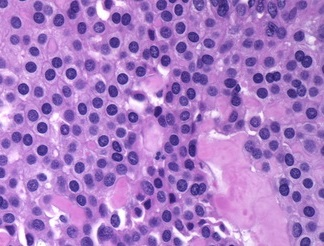
#> input picture DIPFall2023_Joyce_Mikey_Assignment5/images/GlomusTumor6_crp2.jpg, 324 x 246 px
$ python main.py
#> lines starting #> are read from the running program, lines starting #| are printed output that depends on the picture; after the words box and inside, x2 and y2 are one past the last pixel; in counts of white or black regions, pixels touching at a corner belong together
import numpy as np
import cv2
import matplotlib.pyplot as plt
from sklearn.cluster import KMeans
from statistics import mode

if __name__ == '__main__':
    img = '../images/GlomusTumor6_crp2.jpg'
    img = cv2.imread(img, cv2.IMREAD_UNCHANGED)
#> img is the input picture: shape (246, 324, 3); mean B, G, R 198.1, 122.7, 169.5
    img = cv2.bilateralFilter(img, 9, 50, 50)

    plt.imshow(cv2.cvtColor(img, cv2.COLOR_BGR2RGB))
    plt.show()

    img_b, img_g, img_r = cv2.split(img)
    img_b, img_g, img_r = img_b.flatten(), img_g.flatten(), img_r.flatten()
    data = np.column_stack((img_b, img_g, img_r))

    while True:
        kmeans = KMeans(n_clusters=2)
        kmeans.fit(data)
        clusters = kmeans.labels_
        centers = kmeans.cluster_centers_

        if mode(clusters) == 0:
            break

    fig = plt.figure()
    ax = fig.add_subplot(111, projection='3d')
    ax.scatter(data[:, 0], data[:, 1], data[:, 2], c=clusters, cmap='viridis')
    ax.scatter(centers[:, 0], centers[:, 1], centers[:, 2], c='red', marker='x', label='centers')
    plt.legend()
    plt.title('KMeans Clustering')
    plt.show()

    img_gray = cv2.cvtColor(img, cv2.COLOR_BGR2GRAY)
    img_x, img_y = img_gray.shape
#> img_x = 246; img_y = 324
    img_gray = img_gray.flatten()
    for i in range(len(img_gray)):
        if clusters[i] == 0:
            img_gray[i] = 0
        else:
            img_gray[i] = 255
    img_gray = img_gray.reshape(img_x, img_y)
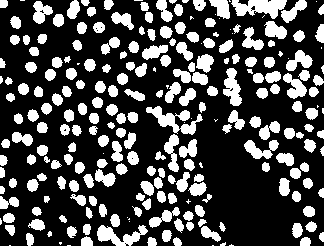
#> img_gray: shape (246, 324); 28.9% white; 246 white regions (38 under 20 px), largest, box (x1, y1, x2, y2) and area: (231, 0, 287, 19) 655, (146, 106, 203, 135) 647, (97, 225, 148, 246) 528

    plt.imshow(img_gray, interpolation='nearest', cmap='gray')  # for grayscale images
    plt.title('K-means Foreground Mask')
    plt.show()

    kernel = np.ones((5, 5), np.uint8)
    img_gray = cv2.erode(img_gray, kernel, iterations=1)
#> img_gray: shape (246, 324); 7.4% white; 234 white regions (114 under 20 px), largest, box (x1, y1, x2, y2) and area: (250, 0, 284, 16) 265, (212, 0, 228, 16) 140, (225, 70, 239, 104) 134
    img_gray = cv2.dilate(img_gray, kernel, iterations=1)
#> img_gray: shape (246, 324); 25.5% white; 210 white regions (2 under 20 px), largest, box (x1, y1, x2, y2) and area: (232, 0, 286, 18) 607, (97, 226, 146, 246) 491, (223, 68, 241, 106) 414
    '''plt.imshow(img_gray, interpolation='nearest', cmap='gray')  # for grayscale images
    plt.show()'''

    dist = cv2.distanceTransform(img_gray, cv2.DIST_L2, 5)

    kernel = np.ones((3, 3), np.uint8)
    bg = cv2.dilate(img_gray, kernel, iterations=3)
#> bg: shape (246, 324); 60.7% white; 45 black regions (18 under 20 px), largest, box (x1, y1, x2, y2) and area: (174, 0, 324, 246) 13418, (0, 0, 147, 137) 6007, (0, 108, 109, 246) 5268
    '''plt.imshow(bg, interpolation='nearest', cmap='gray')  # for grayscale images
    plt.show()'''

    ret, fg = cv2.threshold(dist, 0.28 * dist.max(), 255, cv2.THRESH_BINARY)
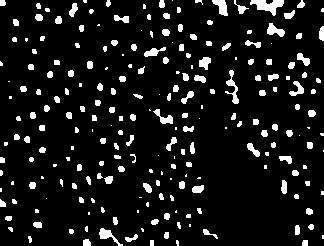
#> fg: shape (246, 324) float32; 9.1% white; 229 white regions (74 under 20 px), largest, box (x1, y1, x2, y2) and area: (250, 0, 284, 16) 281, (225, 70, 239, 104) 166, (212, 0, 228, 16) 148
#> ret = 2.24
    fg = cv2.erode(fg, kernel, iterations=1)
#> fg: shape (246, 324) float32; 3.4% white; 210 white regions (178 under 20 px), largest, box (x1, y1, x2, y2) and area: (252, 0, 283, 14) 197, (213, 0, 227, 15) 99, (268, 24, 284, 36) 74
    fg = cv2.dilate(fg, kernel, iterations=1)
#> fg: shape (246, 324) float32; 8.6% white; 204 white regions (50 under 20 px), largest, box (x1, y1, x2, y2) and area: (251, 0, 284, 15) 275, (212, 0, 228, 16) 148, (267, 23, 285, 37) 138
    fg = fg.astype(np.uint8)

    '''plt.imshow(fg, interpolation='nearest', cmap='gray')  # for grayscale images
    plt.show()'''

    other = cv2.subtract(bg, fg)

    temp = np.zeros_like(fg)
    fg_color = np.stack((temp, fg, temp), axis=-1)
    blend = cv2.addWeighted(img, 0.7, fg_color, 0.5, 0)
    plt.imshow(cv2.cvtColor(blend, cv2.COLOR_BGR2RGB))
    plt.title('Cells markers overlayed on image')
    plt.show()

    fg = cv2.merge([fg.astype(np.int32)])
    fg += 1
    fg[other == 255] = 0
#> fg: shape (246, 324) int32; 3 distinct labels, from 0 to 256

    boundary = cv2.watershed(img, fg)
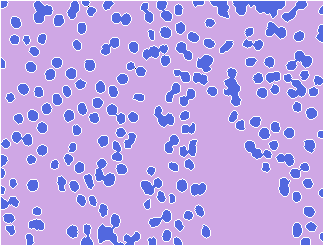
#> boundary: shape (246, 324) int32; 4 distinct labels, from -1 to 256; one colour per label, 0 black, -1 white

    fig, ax = plt.subplots(figsize=(5, 5))
    ax.imshow(boundary)
    ax.axis('off')
    plt.title('Watershed Boundaries')
    plt.show()

    _, b = cv2.threshold(boundary.astype(np.uint8), 0, 255, cv2.THRESH_BINARY + cv2.THRESH_OTSU)
#> b: shape (246, 324); 8.9% white in thin lines or dots

    ret, markers = cv2.connectedComponents(b)
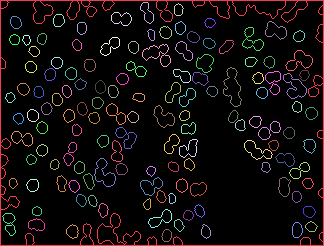
#> markers: shape (246, 324) int32; 131 distinct labels, from 0 to 130; one colour per label, 0 black
#> ret = 131

    areas = []
    for i in range(1, ret):
        a = np.sum(markers == i)
        areas.append(a)
#> this loop made 130 passes
#> a on passes 1 to 12: 2084, 50, 30, 52, 34, 33, 27, 32, 57, 32, 34, 79
#> after the loop, areas = 130 values, max 2084 at index 0, min 24 at index 104, mean 54.68

    markers += 1
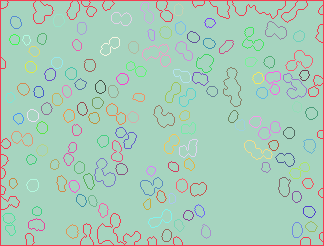
#> markers: shape (246, 324) int32; 131 distinct labels, from 1 to 131; one colour per label, 0 black
    markers[other == 255] = 0
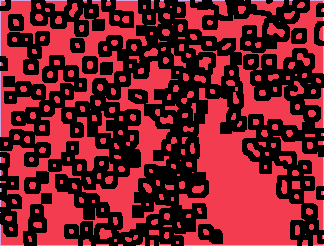
#> markers: shape (246, 324) int32; 3 distinct labels, from 0 to 2; one colour per label, 0 black
    fig, ax = plt.subplots(figsize=(5, 5))
    plt.title('Connected Component Segmentation')
    ax.imshow(markers)
    ax.axis('off')
    plt.show()

    areas.pop(0)
    plt.hist(areas, bins=50, color='b', alpha=0.7)
    plt.title('Distribution of cell areas')
    plt.ylabel('Num Cells')
    plt.xlabel('Area in pixels')
    plt.show()
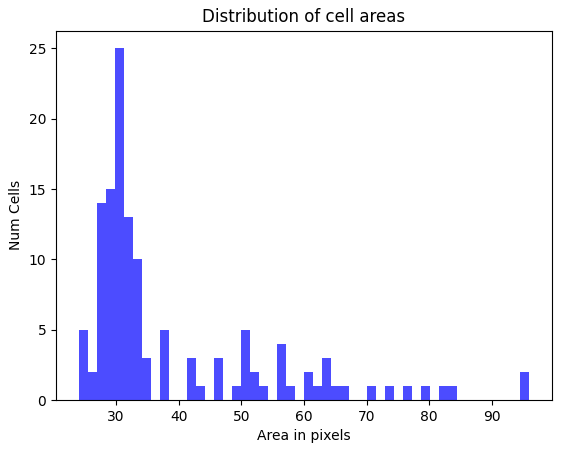
#> figure drawn by matplotlib, 1 panel; tallest bar 25 high, from x = 29.76 to 31.2
